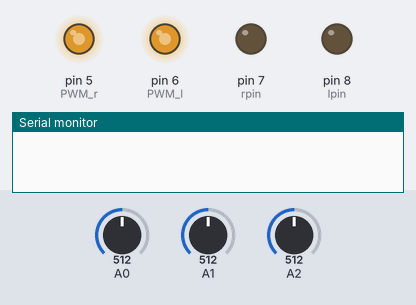
Bench run of a sketch on a simulated Arduino Uno, built with avr-gcc and run on an emulated ATmega328P. On the bench: output pins drawn as LEDs (lit = HIGH), the last lines printed to the serial monitor. The test bench sets the inputs (shaded band); at power-on: A0 = 512, A2 = 512, A1 = 512.

Above: at 1.2 s.
1.3 s: A0 set to 586
2.8 s: A0 set to 609
At 4.1 s:
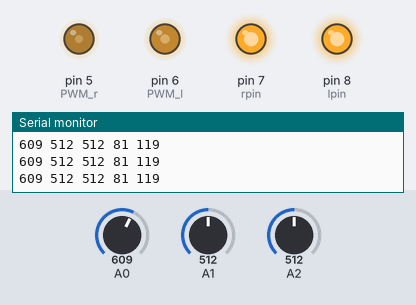
4.5 s: A2 set to 588
At 5.4 s:
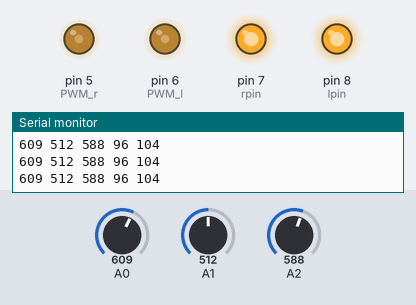
7.5 s: A2 set to 606
At 8.2 s:
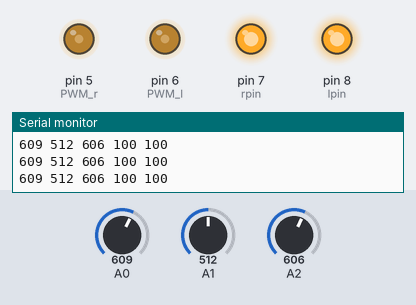
9.0 s: A2 set to 11
At 9.6 s:
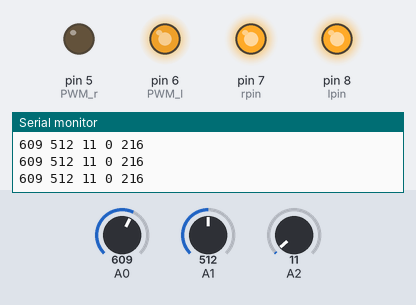
10.5 s: A2 set to 8
Timing chart, 0 to 13.5 s (numbered marks = the images above; inputs shaded):
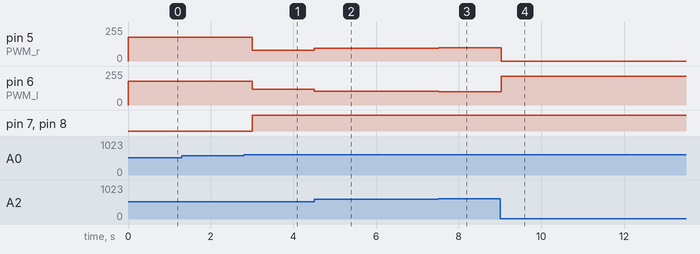

The sketch:

line_trace_pidversion.ino
```cpp
const int threshold = 600;
const int PWM_r = 5;//右モーターPWMのpin番号
const int PWM_l = 6;//左モーターPWMのpin番号
const int rpin = 7;//右モーター出力pin番号
const int lpin = 8;//左モーター出力pin番号
const int DELAY = 30;//フォトリフレクタの動作間隔
const int Target = 350;//フォトリフレクタの目標値
const int stdPWM = 100;//モーターPWMの標準値
#define DELTA_T 0.03//フォトリフレクタの動作間隔と同じ
#define KP 0.15
#define KI 0.8
#define KD 0.001

//PID制御

//右車輪
float pid_R(int R){
  int diff_R[2];
  float integral_R;
  float p,i,d;

  diff_R[0] = diff_R[1];//前回の偏差の値
  diff_R[1] = R - Target;//ターゲットとの差
  integral_R += (diff_R[1] + diff_R[0])/2 * DELTA_T;//台形の面積

  p = KP * diff_R[1];
  i = KI * integral_R;
  d = KD * (diff_R[1] - diff_R[0]) / DELTA_T;

  int pidval_R = p+i+d;
  pidval_R = constrain(pidval_R,-255,255);//PWMの制限
  return pidval_R;
}

//左車輪
float pid_L(int L){
  int diff_L[2];
  float integral_L;
  float p,i,d;

  diff_L[0] = diff_L[1];//前回の偏差の値
  diff_L[1] = L - Target;//ターゲットとの差
  integral_L += (diff_L[1] + diff_L[0])/2 * DELTA_T;//台形の面積

  p = KP * diff_L[1];
  i = KI * integral_L;
  d = KD * (diff_L[1] - diff_L[0]) / DELTA_T;

  int pidval_L = p+i+d;
  pidval_L = constrain(pidval_L,-255,255);//PWMの制限
  return pidval_L;
}


void setup() {
  Serial.begin(9600);
  pinMode(PWM_r,OUTPUT);
  pinMode(PWM_l,OUTPUT);
  pinMode(rpin,OUTPUT);
  pinMode(lpin,OUTPUT);
}

void loop() {
  //センサの値を読み込む
  int L,M,R;
  L = analogRead(0);
  M = analogRead(1);
  R = analogRead(2);

  if(L<threshold && M<threshold && R<threshold){
    analogWrite(PWM_r,180);
    analogWrite(PWM_l,180);
    digitalWrite(rpin,LOW);
    digitalWrite(lpin,LOW);
    delay(300);
  }
  else{
    //PID制御
    int getPID_R = pid_R(R);
    int getPID_L = pid_L(L);
    //PWM値の決定
    int PWM_R = constrain((stdPWM + getPID_R - getPID_L),0,255);
    int PWM_L = constrain((stdPWM + getPID_L - getPID_R),0,255);

    Serial.print(L);
    Serial.print(" ");
    Serial.print(M);
    Serial.print(" ");
    Serial.print(R);
    Serial.print(" ");
    Serial.print(PWM_R);
    Serial.print(" ");
    Serial.println(PWM_L);

    //DCモーター制御
    analogWrite(PWM_r,PWM_R);
    analogWrite(PWM_l,PWM_L);
    digitalWrite(rpin,HIGH);
    digitalWrite(lpin,HIGH);
    delay(DELAY);
  }


}


//関数たち


//右に旋回
void turn_right(){
  analogWrite(PWM_l,200);
  digitalWrite(PWM_r,LOW);
  digitalWrite(PWM_l,HIGH);
  digitalWrite(rpin,HIGH);
  digitalWrite(lpin,HIGH);
  delay(DELAY);
}

//ストップ
void stoprunning(){
  analogWrite(PWM_r,HIGH);
  analogWrite(PWM_l,HIGH);
  digitalWrite(rpin,HIGH);
  digitalWrite(lpin,HIGH);
  delay(500);
}
```

Measured:
- the behaviour switches between 599 and 600 on A0 (found by bisection; images 0 and 1)
- after the input at 1.3 s, every drawn part: stays the same
- after the input at 2.8 s, pin 5 (PWM_r): 180/255 → 81/255 after 0.21 s; pin 6 (PWM_l): 180/255 → 119/255 after 0.21 s; pin 7 (rpin), pin 8 (lpin): LOW → HIGH after 0.21 s
- after the input at 4.5 s, pin 5 (PWM_r): 81/255 → 96/255 at once; pin 6 (PWM_l): 119/255 → 104/255 at once
- after the input at 7.5 s, pin 5 (PWM_r): 96/255 → 100/255 at once; pin 6 (PWM_l): 104/255 → 100/255 at once
- after the input at 9.0 s, pin 5 (PWM_r): 100/255 → 0/255 at once; pin 6 (PWM_l): 100/255 → 216/255 at once
